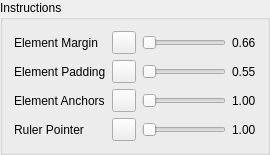
        <widget class="QGroupBox" name="InstructionsColorsGroup">
         <property name="whatsThis">
          <string>&lt;p&gt;&lt;b&gt;Instructions&lt;/b&gt;&lt;/p&gt;&lt;p&gt;Colors of the element inspector of the instructions page, drawn like the box model of a web browser inspector: the margin fill around each element, the padding fill inside its border, and markers at its anchors, the corners, edge centers and center that placement aligns to. The Ruler Pointer color fills the arrows that follow the pointer on the rulers. Each color has an alpha from 0, transparent, to 1, opaque.&lt;/p&gt;&lt;p&gt;Show or hide each overlay with Show Element Margins, Show Element Padding and Show Element Anchors in the Instructions preferences or the Options menu of the Instructions window. The overlays show on screen only and are never printed.&lt;/p&gt;</string>
         </property>
         <property name="title">
          <string>Instructions</string>
         </property>
         <layout class="QGridLayout" name="InstructionsColorsLayout">
          <item row="0" column="0">
           <widget class="QLabel" name="ElementMarginColorLabel">
            <property name="toolTip">
             <string>Choose the color of the margin filled around each element on the instructions page.</string>
            </property>
            <property name="buddy">
             <cstring>ElementMarginColorButton</cstring>
            </property>
            <property name="text">
             <string>Element Margin</string>
            </property>
           </widget>
          </item>
          <item row="0" column="1">
           <widget class="QToolButton" name="ElementMarginColorButton">
            <property name="accessibleName">
             <string>Element Margin Color</string>
            </property>
            <property name="toolTip">
             <string>Choose the color of the margin filled around each element on the instructions page.</string>
            </property>
            <property name="text">
             <string />
            </property>
           </widget>
          </item>
          <item row="0" column="2">
           <widget class="QSlider" name="ElementMarginAlphaSlider">
            <property name="accessibleName">
             <string>Element Margin Alpha</string>
            </property>
            <property name="toolTip">
             <string>Choose how opaque the margin fill around each element on the instructions page is, from 0 to 1.</string>
            </property>
            <property name="sizePolicy">
             <sizepolicy hsizetype="Expanding" vsizetype="Fixed">
              <horstretch>0</horstretch>
              <verstretch>0</verstretch>
             </sizepolicy>
            </property>
            <property name="minimum">
             <number>0</number>
            </property>
            <property name="maximum">
             <number>100</number>
            </property>
            <property name="pageStep">
             <number>10</number>
            </property>
            <property name="orientation">
             <enum>Qt::Orientation::Horizontal</enum>
            </property>
           </widget>
          </item>
          <item row="0" column="3">
           <widget class="QLabel" name="ElementMarginAlphaValueLabel">
            <property name="toolTip">
             <string>Choose how opaque the margin fill around each element on the instructions page is, from 0 to 1.</string>
            </property>
            <property name="text">
             <string notr="true">0.66</string>
            </property>
           </widget>
          </item>
          <item row="1" column="0">
           <widget class="QLabel" name="ElementPaddingColorLabel">
            <property name="toolTip">
             <string>Choose the color of the padding filled inside the border of each element on the instructions page.</string>
            </property>
            <property name="buddy">
             <cstring>ElementPaddingColorButton</cstring>
            </property>
            <property name="text">
             <string>Element Padding</string>
            </property>
           </widget>
          </item>
          <item row="1" column="1">
           <widget class="QToolButton" name="ElementPaddingColorButton">
            <property name="accessibleName">
             <string>Element Padding Color</string>
            </property>
            <property name="toolTip">
             <string>Choose the color of the padding filled inside the border of each element on the instructions page.</string>
            </property>
            <property name="text">
             <string />
            </property>
           </widget>
          </item>
          <item row="1" column="2">
           <widget class="QSlider" name="ElementPaddingAlphaSlider">
            <property name="accessibleName">
             <string>Element Padding Alpha</string>
            </property>
            <property name="toolTip">
             <string>Choose how opaque the padding fill inside the border of each element on the instructions page is, from 0 to 1.</string>
            </property>
            <property name="sizePolicy">
             <sizepolicy hsizetype="Expanding" vsizetype="Fixed">
              <horstretch>0</horstretch>
              <verstretch>0</verstretch>
             </sizepolicy>
            </property>
            <property name="minimum">
             <number>0</number>
            </property>
            <property name="maximum">
             <number>100</number>
            </property>
            <property name="pageStep">
             <number>10</number>
            </property>
            <property name="orientation">
             <enum>Qt::Orientation::Horizontal</enum>
            </property>
           </widget>
          </item>
          <item row="1" column="3">
           <widget class="QLabel" name="ElementPaddingAlphaValueLabel">
            <property name="toolTip">
             <string>Choose how opaque the padding fill inside the border of each element on the instructions page is, from 0 to 1.</string>
            </property>
            <property name="text">
             <string notr="true">0.55</string>
            </property>
           </widget>
          </item>
          <item row="2" column="0">
           <widget class="QLabel" name="ElementAnchorColorLabel">
            <property name="toolTip">
             <string>Choose the color of the anchor markers at the corners, edge centers and center of each element on the instructions page.</string>
            </property>
            <property name="buddy">
             <cstring>ElementAnchorColorButton</cstring>
            </property>
            <property name="text">
             <string>Element Anchors</string>
            </property>
           </widget>
          </item>
          <item row="2" column="1">
           <widget class="QToolButton" name="ElementAnchorColorButton">
            <property name="accessibleName">
             <string>Element Anchors Color</string>
            </property>
            <property name="toolTip">
             <string>Choose the color of the anchor markers at the corners, edge centers and center of each element on the instructions page.</string>
            </property>
            <property name="text">
             <string />
            </property>
           </widget>
          </item>
          <item row="2" column="2">
           <widget class="QSlider" name="ElementAnchorAlphaSlider">
            <property name="accessibleName">
             <string>Element Anchors Alpha</string>
            </property>
            <property name="toolTip">
             <string>Choose how opaque the anchor markers of each element on the instructions page are, from 0 to 1.</string>
            </property>
            <property name="sizePolicy">
             <sizepolicy hsizetype="Expanding" vsizetype="Fixed">
              <horstretch>0</horstretch>
              <verstretch>0</verstretch>
             </sizepolicy>
            </property>
            <property name="minimum">
             <number>0</number>
            </property>
            <property name="maximum">
             <number>100</number>
            </property>
            <property name="pageStep">
             <number>10</number>
            </property>
            <property name="orientation">
             <enum>Qt::Orientation::Horizontal</enum>
            </property>
           </widget>
          </item>
          <item row="2" column="3">
           <widget class="QLabel" name="ElementAnchorAlphaValueLabel">
            <property name="toolTip">
             <string>Choose how opaque the anchor markers of each element on the instructions page are, from 0 to 1.</string>
            </property>
            <property name="text">
             <string notr="true">1.00</string>
            </property>
           </widget>
          </item>
          <item row="3" column="0">
           <widget class="QLabel" name="RulerPointerColorLabel">
            <property name="toolTip">
             <string>Choose the fill color of the ruler arrows that follow the pointer on the instructions page.</string>
            </property>
            <property name="buddy">
             <cstring>RulerPointerColorButton</cstring>
            </property>
            <property name="text">
             <string>Ruler Pointer</string>
            </property>
           </widget>
          </item>
          <item row="3" column="1">
           <widget class="QToolButton" name="RulerPointerColorButton">
            <property name="accessibleName">
             <string>Ruler Pointer Color</string>
            </property>
            <property name="toolTip">
             <string>Choose the fill color of the ruler arrows that follow the pointer on the instructions page.</string>
            </property>
            <property name="text">
             <string />
            </property>
           </widget>
          </item>
          <item row="3" column="2">
           <widget class="QSlider" name="RulerPointerAlphaSlider">
            <property name="accessibleName">
             <string>Ruler Pointer Alpha</string>
            </property>
            <property name="toolTip">
             <string>Choose how opaque the ruler arrows that follow the pointer on the instructions page are, from 0 to 1.</string>
            </property>
            <property name="sizePolicy">
             <sizepolicy hsizetype="Expanding" vsizetype="Fixed">
              <horstretch>0</horstretch>
              <verstretch>0</verstretch>
             </sizepolicy>
            </property>
            <property name="minimum">
             <number>0</number>
            </property>
            <property name="maximum">
             <number>100</number>
            </property>
            <property name="pageStep">
             <number>10</number>
            </property>
            <property name="orientation">
             <enum>Qt::Orientation::Horizontal</enum>
            </property>
           </widget>
          </item>
          <item row="3" column="3">
           <widget class="QLabel" name="RulerPointerAlphaValueLabel">
            <property name="toolTip">
             <string>Choose how opaque the ruler arrows that follow the pointer on the instructions page are, from 0 to 1.</string>
            </property>
            <property name="text">
             <string notr="true">1.00</string>
            </property>
           </widget>
          </item>
         </layout>
        </widget>
